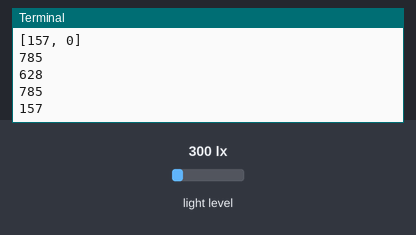
Simulated run of this program. Board: Raspberry Pi (BCM pin numbers). On the bench: the last lines printed to the terminal. The test bench sets the inputs (shaded band); at power-on: light level 300 lx. Library files of the repository ran but are not shown: TSL2561.py.

Above: at 1.2 s.
1.3 s: light level set to 40 lx
At 2.6 s:
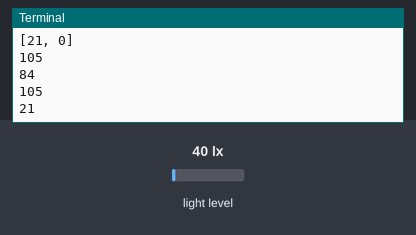
2.8 s: light level set to 500 lx
At 3.8 s:
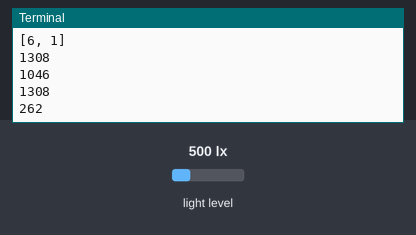
Timing chart, 0 to 5.8 s (numbered marks = the images above; inputs shaded):
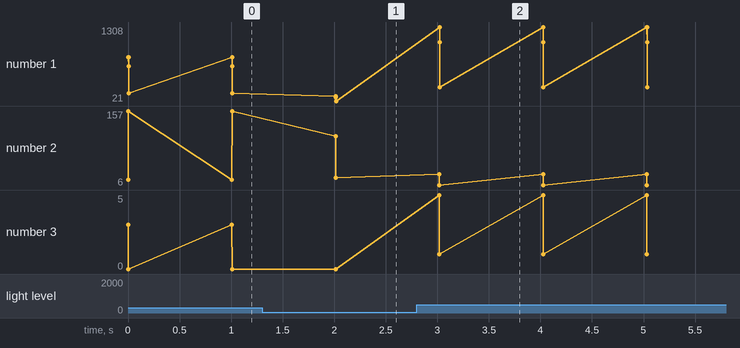

The program:

luxtest.py
```python
import time
from Drivers.TSL2561 import *

while True:
	chip = TSL2561()
	print(chip.read_channel0())
	print(chip.read_channel1())
	print(chip.calculate_lux(chip.read_channel0()))
	print(chip.get_visible_lux())
	print(chip.get_full_lux())
	print(chip.get_ir_lux())
	chip.power_off
	time.sleep(1)
```

Measured:
- after the input at 1.3 s, the terminal: prints a new line after 0.71 s (image 1)
- after the input at 2.8 s, the terminal: prints a new line after 0.22 s (image 2)
- plotted number 1: 157 → 21 after the input at 1.3 s, 21 → 262 after the input at 2.8 s
- plotted number 2: 157 → 21 after the input at 1.3 s, 21 → 6 after the input at 2.8 s
- plotted number 3: 0 → 1 after the input at 2.8 s
